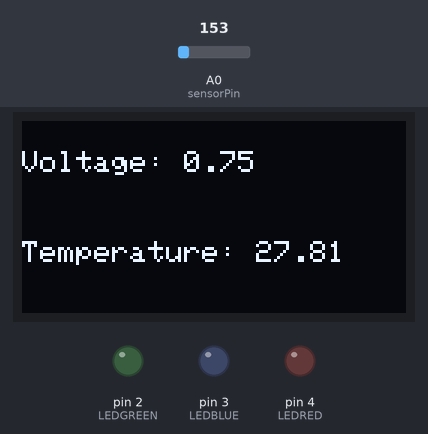
This sketch was run on a simulated Arduino Uno, built with avr-gcc and run on an emulated ATmega328P. On the bench: 128×64 one-colour display, output pins drawn as LEDs (lit = HIGH). The test bench sets the inputs (shaded band); at power-on: A0 (sensorPin) = 153. The display library's start-up logo is not drawn; what the sketch prints to the serial monitor is not drawn.

Above: at 1.2 s.
1.3 s: A0 (sensorPin) set to 142
At 2.5 s:
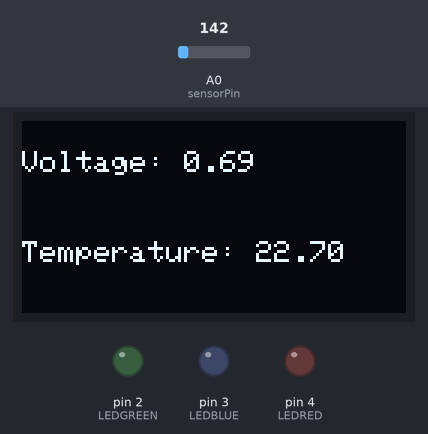
3.6 s: A0 (sensorPin) set to 130
At 5.1 s:
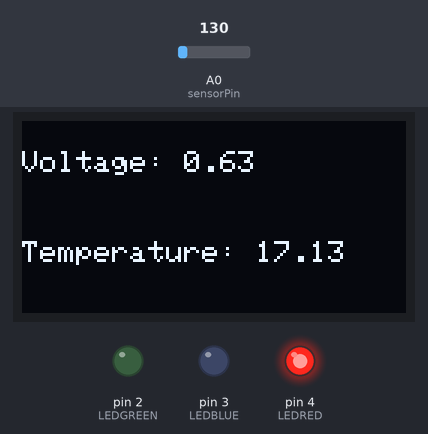
5.7 s: A0 (sensorPin) set to 114
At 6.6 s:
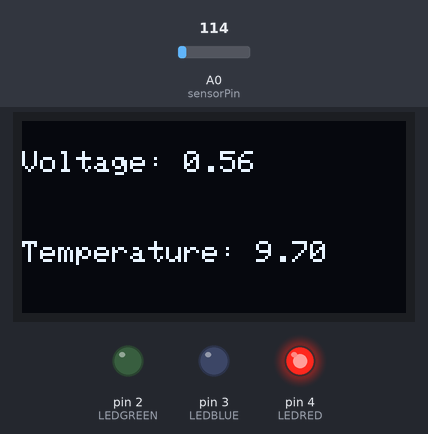
Timing chart, 0 to 8.7 s (numbered marks = the images above; inputs shaded):
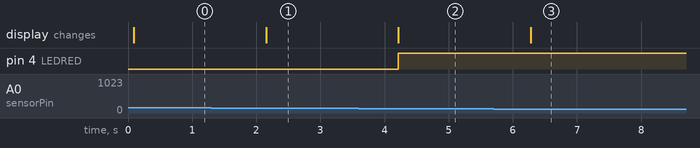

The sketch:

1st_thermistor.ino
```cpp
#include "SPI.h"
#include "Wire.h"
#include "Adafruit_GFX.h"
#include "Adafruit_SSD1306.h"

int low = 0;
int midLow = 20;
int midMid = 60.6;
int midMid2 = 65.2;
int midHigh = 67.1;
int high = 75;

//TMP36 Pin Variables
int sensorPin = 0;

int LEDGREEN = 2;
int LEDBLUE = 3;
int LEDRED = 4;


//The size of a display.
#define SCREEN_WIDTH 128 // OLED display width, in pixels
#define SCREEN_HEIGHT 64 // OLED display height, in pixels


// Declaration for an SSD1306 display connected to I2C (SDA, SCL pins)
#define OLED_RESET     4 // Reset pin # (or -1 if sharing Arduino reset pin)

//Makes a display object
Adafruit_SSD1306 display(SCREEN_WIDTH, SCREEN_HEIGHT, &Wire, OLED_RESET);

void setup()
{
  Serial.begin(9600);  //Start the serial connection with the computer
                       //to view the result open the serial monitor

//   Make the actual display and run the Logo
  if(!display.begin(SSD1306_SWITCHCAPVCC, 0x3C)) { // Address 0x3D for 128x64
    Serial.println(F("SSD1306 allocation failed"));
    for(;;); // Don't proceed, loop forever
  }


  //Next slide material
  display.display();
  pinMode(LEDGREEN, OUTPUT);
  pinMode(LEDBLUE, OUTPUT);
  pinMode(LEDRED, OUTPUT);
}

void loop()                     // run over and over again
{
 double reading = analogRead(sensorPin);

 double voltage = reading * 5.0;

 voltage /= 1024.0;
 Serial.println(voltage);
 double temperatureC = 95.12232415902203 * voltage -43.24908256880784 ;
 Serial.println(temperatureC); Serial.println(" degrees C");


 display.clearDisplay();
  display.setTextSize(1);
  display.setTextColor(WHITE);
  display.setCursor(0, 10);
  display.print("Voltage: ");
  display.println(voltage);
  display.setCursor(0, 40);
  display.print("Temperature: ");
  display.println(temperatureC);


  display.display();
  if(temperatureC< midLow && temperatureC>= low)
  {
    digitalWrite(LEDGREEN,LOW);
    digitalWrite(LEDRED, HIGH);
    digitalWrite(LEDBLUE, LOW);
  }
  else if(temperatureC< midMid && temperatureC>= midLow)
  {
    digitalWrite(LEDGREEN,LOW);
    digitalWrite(LEDRED, LOW);
    digitalWrite(LEDBLUE, LOW);
  }
  else if(temperatureC< midMid2  && temperatureC>= midMid)
  {
    digitalWrite(LEDGREEN,HIGH);
    digitalWrite(LEDRED, HIGH);
    digitalWrite(LEDBLUE, LOW);
  }
  else if(temperatureC< midHigh && temperatureC>= midMid2)
  {
    digitalWrite(LEDGREEN,HIGH);
    digitalWrite(LEDRED, LOW);
    digitalWrite(LEDBLUE, LOW);
  }
  else if(temperatureC< high && temperatureC>= midHigh)
  {
    digitalWrite(LEDGREEN,LOW);
    digitalWrite(LEDRED, LOW);
    digitalWrite(LEDBLUE, HIGH);
  }

 delay(1000);                                     //waiting a second
}
```

Measured:
- the behaviour switches between 137 and 136 on A0 (sensorPin) (found by bisection; images 1 and 2)
- after the input at 1.3 s, the display: changes after 0.85 s (image 1)
- after the input at 3.6 s, pin 4 (LEDRED): LOW → HIGH after 0.61 s; the display: changes after 0.61 s (image 2)
- after the input at 5.7 s, the display: changes after 0.58 s (image 3)
